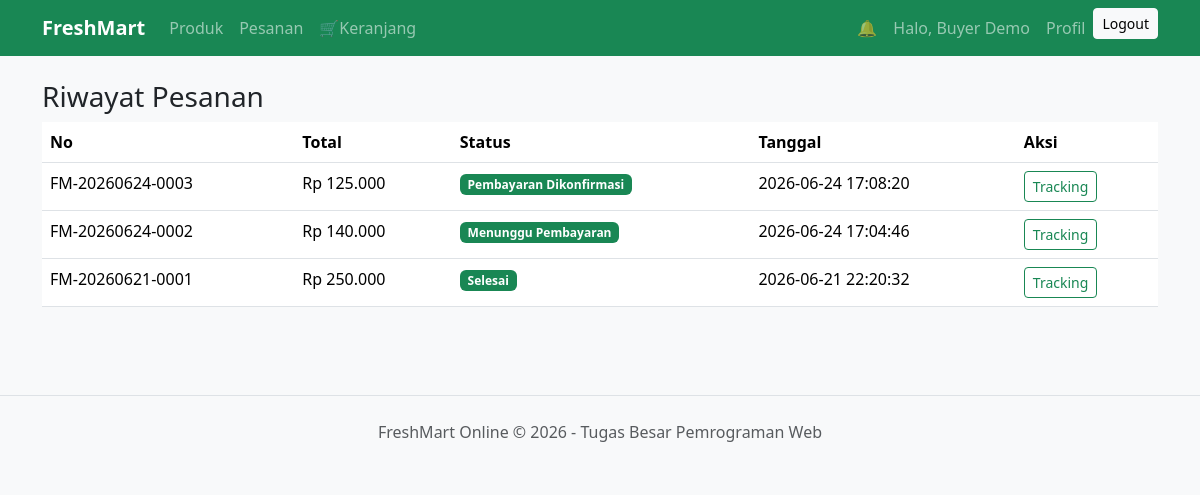
/index.php?page=order-history (signed in), run on the app's committed database.
### tables this page shows
CREATE TABLE `orders` (
  `id` int(11) NOT NULL,
  `order_number` varchar(50) DEFAULT NULL,
  `buyer_id` int(11) NOT NULL,
  `total_amount` decimal(12,2) NOT NULL,
  `shipping_cost` decimal(12,2) DEFAULT 0.00,
  `status` enum('Menunggu Pembayaran','Pembayaran Dikonfirmasi','Sedang Diproses','Sedang Dikirim','Pesanan Diterima','Selesai') DEFAULT 'Menunggu Pembayaran',
  `created_at` datetime DEFAULT current_timestamp()
);

### src/views/buyer/order-history.php (the view)
<h3>Riwayat Pesanan</h3>
<table class="table">
    <thead>
        <tr>
            <th>No</th>
            <th>Total</th>
            <th>Status</th>
            <th>Tanggal</th>
            <th>Aksi</th>
        </tr>
    </thead>
    <tbody><?php while ($o = mysqli_fetch_assoc($orders)): ?>
            <tr>
                <td><?= e($o['order_number']) ?></td>
                <td><?= money($o['total_amount']) ?></td>
                <td><span class="badge bg-success"><?= e($o['status']) ?></span></td>
                <td><?= e($o['created_at']) ?></td>
                <td><a class="btn btn-sm btn-outline-success" href="index.php?page=tracking&id=<?= $o['id'] ?>">Tracking</a>
            </tr><?php endwhile; ?>
    </tbody>
</table>

### src/assets/css/style.css (style rules this page uses)
body { background: #f8f9fa }

### data on the page
orders: order_number "FM-20260624-0003", total_amount "Rp 125.000", status "Pembayaran Dikonfirmasi", created_at "2026-06-24 17:08:20"
orders: order_number "FM-20260624-0002", total_amount "Rp 140.000", status "Menunggu Pembayaran", created_at "2026-06-24 17:04:46"
orders: order_number "FM-20260621-0001", total_amount "Rp 250.000", status "Selesai", created_at "2026-06-21 22:20:32"

### other printed values
$user['name'] "Buyer Demo"
